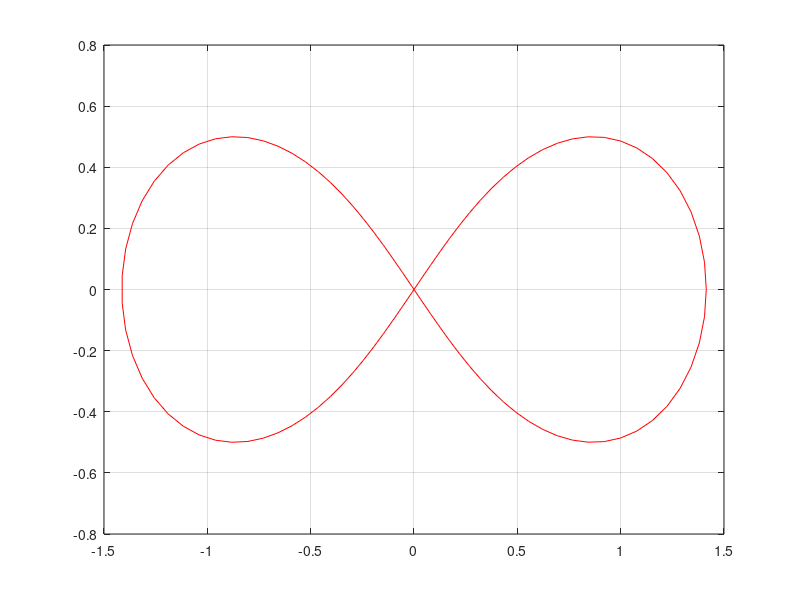

MATLAB code to generate this figure:
%% Q1.2

close all; clear; clc

% time vector
t = linspace(0, 2*pi, 100);

a = 1;

% x-axis
x = a * sqrt(2) * cos(t) ./ (sin(t).^2 + 1);

% y-axis
y = a * sqrt(2) * cos(t) .* sin(t) ./ (sin(t).^2 + 1);

A = 0; % find most effiecient 'a' and store in 'A'

% plot
figure();

plot(x, y, 'r');
box on
grid on
ylim('auto');
